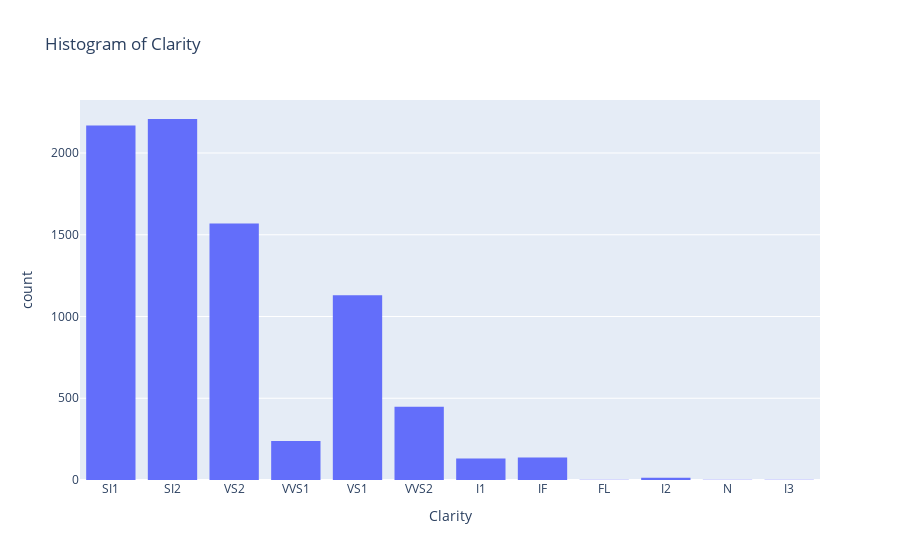

Source (notebook cell):
### Code cell
# Create a histogram and a box plot for the 'Clarity' column
fig = px.histogram(df_training, x='Clarity', nbins=30, title='Histogram of Clarity')
fig.show()

### Figure 1 — Plotly figure (JSON) as saved in the notebook; plotly's stock layout.template omitted (floating-point values rounded to 4 significant figures; data arrays with more than 128 entries replaced by an {"elided": "..."} marker saying what was removed)
{"data": [{"bingroup": "x", "hovertemplate": "Clarity=%{x}<br>count=%{y}<extra></extra>", "legendgroup": "", "marker": {"color": "#636efa", "pattern": {"shape": ""}}, "name": "", "nbinsx": 30, "orientation": "v", "showlegend": false, "type": "histogram", "x": {"elided": "8050 str values"}, "xaxis": "x", "yaxis": "y"}], "layout": {"barmode": "relative", "legend": {"tracegroupgap": 0}, "title": {"text": "Histogram of Clarity"}, "xaxis": {"anchor": "y", "domain": [0, 1], "title": {"text": "Clarity"}}, "yaxis": {"anchor": "x", "domain": [0, 1], "title": {"text": "count"}}}}
